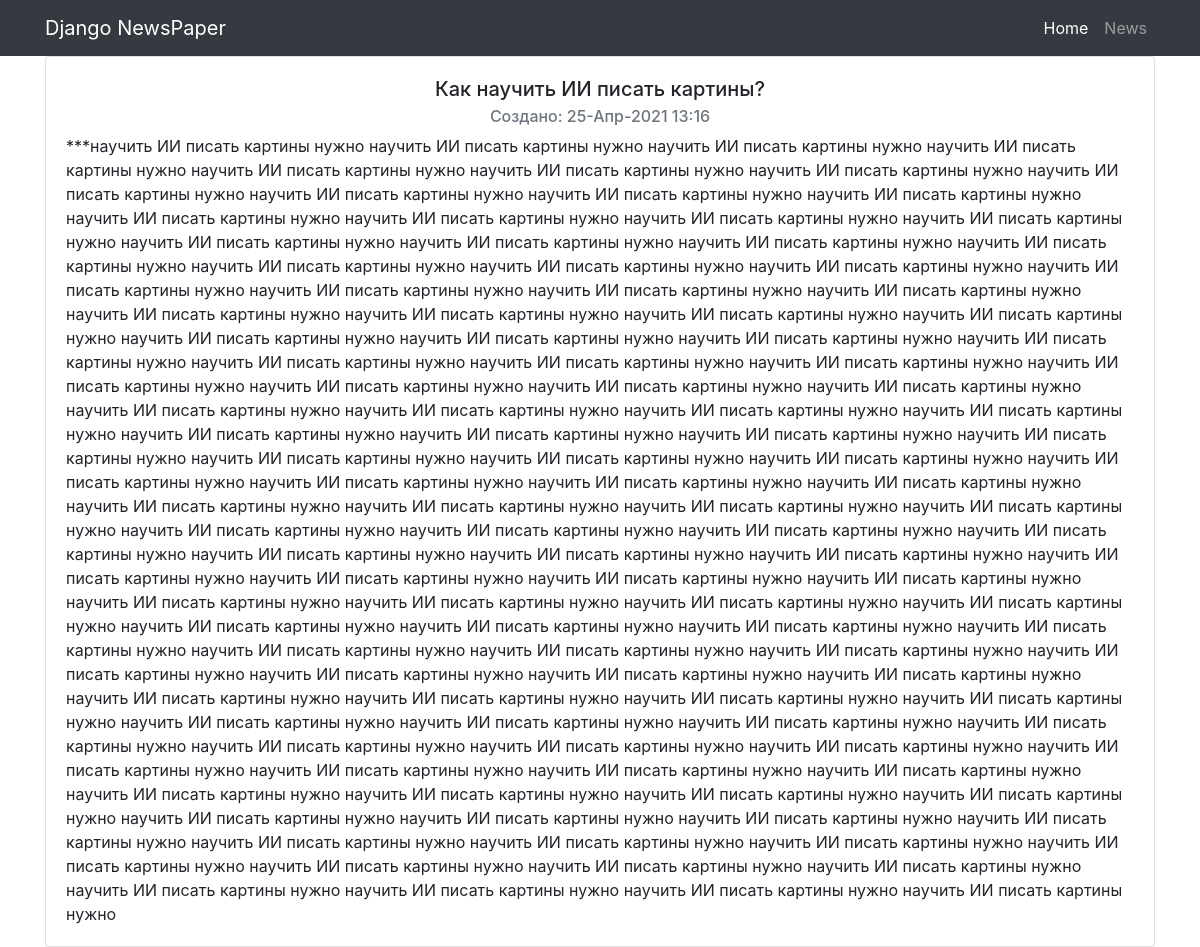
Page /news/23 on the committed database.
### news/models.py (models this page shows, shortened)
class Post(models.Model):
    ARTICLE = 'AR'
    NEWS = 'NS'
    POST_CHOICES = (
        (ARTICLE, 'Статья'),
        (NEWS, 'Новость'),
    )
    author = models.ForeignKey(Author, on_delete=models.CASCADE)
    type_post = models.CharField(max_length=2, choices=POST_CHOICES,
                                 default=ARTICLE)
    created_at = models.DateTimeField(auto_now_add=True)
    category = models.ManyToManyField(Category, through='PostCategory')
    title = models.CharField(max_length=255)
    content = models.TextField()
    rating = models.IntegerField(default=0)

### news/views.py (the view)
# urls.py: path('<int:pk>', PostDetail.as_view()),  # pk — это первичный ключ товара, который будет выводиться у нас в шаблон
class PostDetail(DetailView):
    model = Post  # модель всё та же, но мы хотим получать детали конкретно отдельного товара
    template_name = 'news/post.html'  # название шаблона будет product.html
    context_object_name = 'post'  # название объекта. в нём будет

### news/templatetags/custom_filters.py (called while the page is built)
@register.filter(name='censor')
def censor(value):
    words = ['дурак', 'сука']
    for word in words:
        if word in value:
            value = value.replace(word, '***')
    return str(value)

### templates/news/post.html (shortened to what this page needs)
{% extends 'default.html' %}
{% load custom_filters %}
{% block content %}
<div class="card">
  <div class="card-body">
    <h5 class="card-title">{{ post.title|censor }}</h5>
    <h6 class="card-subtitle mb-2 text-muted">Создано: {{ post.created_at|date:'d-M-Y H:i'  }}</h6>
    <p class="card-text text-left">{{ post.content|censor}}</p>
  </div>
</div>
{% endblock content %}

### rows in the picture
Post: title|censor "Как научить ИИ писать картины?", created_at "25-Апр-2021 13:16", content|censor "***научить ИИ писать картины нужно научить ИИ писать картины нужно научить ИИ писать картины нужно научить ИИ писать картины нужно научить ИИ писать картины нужно научить ИИ писать картины нужно научить ИИ писать картины нужно научить ИИ писать картины нужно научить ИИ писать картины нужно научить ИИ писать картины нужно научить ИИ писать картины нужно научить ИИ писать картины нужно научить ИИ писать картины нужно научить ИИ писать картины нужно научить ИИ писать картины нужно научить ИИ писать картины нужно научить ИИ писать картины нужно научить ИИ писать картины нужно научить ИИ писать картины нужно научить ИИ писать картины нужно научить ИИ писать картины нужно научить ИИ писать…"
